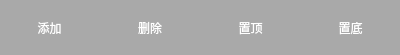
<?xml version="1.0" encoding="UTF-8"?>
<ui version="4.0">
 <class>QSahreOptWidget</class>
 <widget class="QWidget" name="QSahreOptWidget">
  <property name="geometry">
   <rect>
    <x>0</x>
    <y>0</y>
    <width>400</width>
    <height>55</height>
   </rect>
  </property>
  <property name="windowTitle">
   <string>Form</string>
  </property>
  <property name="styleSheet">
   <string notr="true">*{
	background-color:darkgray;
	color:white;
}

QPushButton{
  background-color:transparent;
}</string>
  </property>
  <layout class="QHBoxLayout" name="horizontalLayout">
   <property name="spacing">
    <number>1</number>
   </property>
   <property name="leftMargin">
    <number>0</number>
   </property>
   <property name="topMargin">
    <number>0</number>
   </property>
   <property name="rightMargin">
    <number>0</number>
   </property>
   <property name="bottomMargin">
    <number>0</number>
   </property>
   <item>
    <widget class="QPushButton" name="add">
     <property name="sizePolicy">
      <sizepolicy hsizetype="Preferred" vsizetype="Preferred">
       <horstretch>0</horstretch>
       <verstretch>0</verstretch>
      </sizepolicy>
     </property>
     <property name="text">
      <string>添加</string>
     </property>
     <property name="flat">
      <bool>true</bool>
     </property>
    </widget>
   </item>
   <item>
    <widget class="QPushButton" name="del">
     <property name="sizePolicy">
      <sizepolicy hsizetype="Preferred" vsizetype="Preferred">
       <horstretch>0</horstretch>
       <verstretch>0</verstretch>
      </sizepolicy>
     </property>
     <property name="text">
      <string>删除</string>
     </property>
     <property name="flat">
      <bool>true</bool>
     </property>
    </widget>
   </item>
   <item>
    <widget class="QPushButton" name="up">
     <property name="sizePolicy">
      <sizepolicy hsizetype="Preferred" vsizetype="Preferred">
       <horstretch>0</horstretch>
       <verstretch>0</verstretch>
      </sizepolicy>
     </property>
     <property name="text">
      <string>置顶</string>
     </property>
     <property name="flat">
      <bool>true</bool>
     </property>
    </widget>
   </item>
   <item>
    <widget class="QPushButton" name="down">
     <property name="sizePolicy">
      <sizepolicy hsizetype="Preferred" vsizetype="Preferred">
       <horstretch>0</horstretch>
       <verstretch>0</verstretch>
      </sizepolicy>
     </property>
     <property name="text">
      <string>置底</string>
     </property>
     <property name="flat">
      <bool>true</bool>
     </property>
    </widget>
   </item>
  </layout>
 </widget>
 <resources/>
 <connections/>
</ui>
